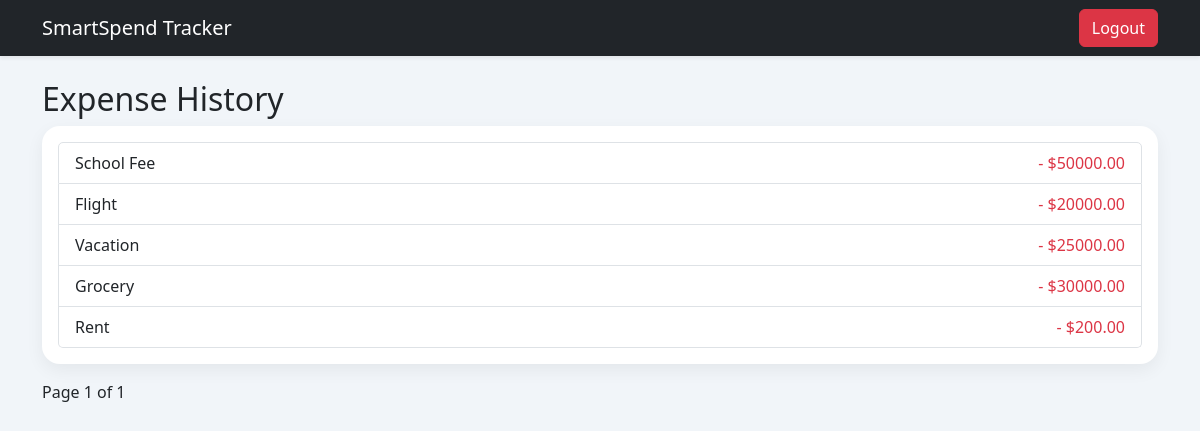
Before: /expense-list/ (signed in) with the older database file.
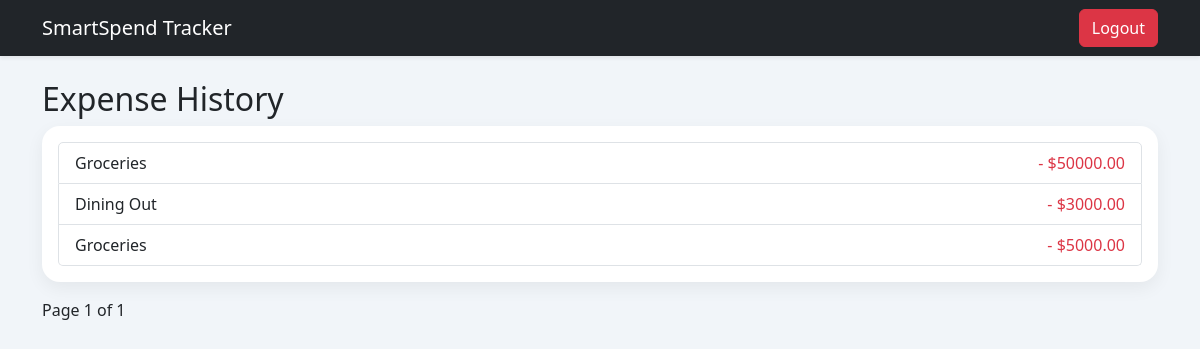
After: the same page with the newer database file.
### tracker/models.py (models this page shows, shortened)
class Expense(models.Model):
    CATEGORY_CHOICES = [
        ("Groceries", "Groceries"),
        ("Utilities", "Utilities"),
        ("Healthcare", "Healthcare"),
        ("Insurance", "Insurance"),
        ("Rent", "Rent"),
        ("Transportation", "Transportation"),
        ("Dining Out", "Dining Out"),
        ("Entertainment", "Entertainment"),
        ("Education", "Education"),
    ]
    user = models.ForeignKey(User, on_delete=models.CASCADE)
    amount = models.DecimalField(max_digits=10, decimal_places=2)
    category = models.CharField(max_length=100, choices=CATEGORY_CHOICES)
    date = models.DateField()
    description = models.TextField(blank=True)
    created_at = models.DateTimeField(auto_now_add=True)

### tracker/views.py (the view)
# urls.py: path("expense-list/", views.expense_list, name="expense_list"),
@login_required
def expense_list(request):
    expenses = Expense.objects.filter(user=request.user).order_by("-created_at")
    paginator = Paginator(expenses, 5)
    page_number = request.GET.get("page")
    page_obj = paginator.get_page(page_number)
    return render(request, "expense_list.html", {
        "page_obj": page_obj
    })

### templates/expense_list.html (shortened to what this page needs)
{% extends "base.html" %}
{% block content %}
<h2>Expense History</h2>
<div class="card p-3">
    <ul class="list-group">
        {% for expense in page_obj %}
        <li class="list-group-item d-flex justify-content-between">
            <span>{{ expense.category }}</span>
            <span class="text-danger">- ${{ expense.amount }}</span>
        </li>
        {% endfor %}
    </ul>
</div>
<div class="mt-3">
    <span> Page {{ page_obj.number }} of {{ page_obj.paginator.num_pages }} </span>
</div>
{% endblock %}

### templates/base.html (shortened to what this page needs)
<!DOCTYPE html>
<html lang="en">
<head>
    <link href="https://cdn.jsdelivr.net/npm/bootstrap@5.3.2/dist/css/bootstrap.min.css" rel="stylesheet">
</head>
<body>
<nav class="navbar navbar-dark bg-dark shadow-sm mb-4">
    <div class="container">
        <a class="navbar-brand" href="/">SmartSpend Tracker</a>
        <div>
            {% if user.is_authenticated %}
            <form action="/accounts/logout/" method="post" style="display:inline;">
                <button class="btn btn-danger">Logout</button>
            </form>
            {% else %}
            <a class="btn btn-light" href="/register/">Register</a>
            {% endif %}
        </div>
    </div>
</nav>
<div class="container mt-4">
    {% block content %}
    {% endblock %}
</div>
</body>
</html>

### templates/base.html (style rules this page uses)
body { background: #f1f5f9; min-height: 100vh; }
.card { border: none; border-radius: 18px; box-shadow: 0 6px 18px rgba(0,0,0,0.06); }

Changed rows visible on the page:
removed Expense: category "School Fee", amount "50000.00"
removed Expense: category "Flight", amount "20000.00"
removed Expense: category "Vacation", amount "25000.00"
removed Expense: category "Grocery", amount "30000.00"
removed Expense: category "Rent", amount "200.00"
added Expense: category "Groceries", amount "50000.00"
added Expense: category "Dining Out", amount "3000.00"
added Expense: category "Groceries", amount "5000.00"
